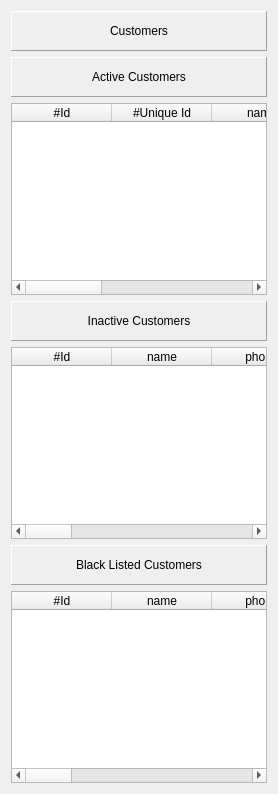
        <widget class="QWidget" name="cus02">
         <layout class="QVBoxLayout" name="verticalLayout_25">
          <item>
           <layout class="QHBoxLayout" name="horizontalLayout_52">
            <item>
             <widget class="QLabel" name="label_203">
              <property name="minimumSize">
               <size>
                <width>0</width>
                <height>40</height>
               </size>
              </property>
              <property name="styleSheet">
               <string notr="true"/>
              </property>
              <property name="frameShape">
               <enum>QFrame::Panel</enum>
              </property>
              <property name="frameShadow">
               <enum>QFrame::Raised</enum>
              </property>
              <property name="text">
               <string>Customers</string>
              </property>
              <property name="alignment">
               <set>Qt::AlignCenter</set>
              </property>
             </widget>
            </item>
           </layout>
          </item>
          <item>
           <widget class="QLabel" name="label_158">
            <property name="minimumSize">
             <size>
              <width>0</width>
              <height>40</height>
             </size>
            </property>
            <property name="styleSheet">
             <string notr="true"/>
            </property>
            <property name="frameShape">
             <enum>QFrame::Panel</enum>
            </property>
            <property name="frameShadow">
             <enum>QFrame::Raised</enum>
            </property>
            <property name="text">
             <string>Active Customers</string>
            </property>
            <property name="alignment">
             <set>Qt::AlignCenter</set>
            </property>
           </widget>
          </item>
          <item>
           <widget class="QTableWidget" name="tw_active_customers">
            <property name="styleSheet">
             <string notr="true">color: rgb(0, 0, 0);</string>
            </property>
            <column>
             <property name="text">
              <string>#Id</string>
             </property>
            </column>
            <column>
             <property name="text">
              <string>#Unique Id</string>
             </property>
            </column>
            <column>
             <property name="text">
              <string>name</string>
             </property>
            </column>
            <column>
             <property name="text">
              <string>type</string>
             </property>
            </column>
            <column>
             <property name="text">
              <string>phone</string>
             </property>
            </column>
            <column>
             <property name="text">
              <string>View/Edit</string>
             </property>
            </column>
           </widget>
          </item>
          <item>
           <widget class="QLabel" name="label_204">
            <property name="minimumSize">
             <size>
              <width>0</width>
              <height>40</height>
             </size>
            </property>
            <property name="styleSheet">
             <string notr="true"/>
            </property>
            <property name="frameShape">
             <enum>QFrame::Panel</enum>
            </property>
            <property name="frameShadow">
             <enum>QFrame::Raised</enum>
            </property>
            <property name="text">
             <string>Inactive Customers</string>
            </property>
            <property name="alignment">
             <set>Qt::AlignCenter</set>
            </property>
           </widget>
          </item>
          <item>
           <widget class="QTableWidget" name="tw_active_supervisors_2">
            <property name="styleSheet">
             <string notr="true">color: rgb(0, 0, 0);</string>
            </property>
            <column>
             <property name="text">
              <string>#Id</string>
             </property>
            </column>
            <column>
             <property name="text">
              <string>name</string>
             </property>
            </column>
            <column>
             <property name="text">
              <string>phone</string>
             </property>
            </column>
            <column>
             <property name="text">
              <string>email</string>
             </property>
            </column>
            <column>
             <property name="text">
              <string>username</string>
             </property>
            </column>
            <column>
             <property name="text">
              <string>description</string>
             </property>
            </column>
            <column>
             <property name="text">
              <string>status</string>
             </property>
            </column>
            <column>
             <property name="text">
              <string>managed on</string>
             </property>
            </column>
            <column>
             <property name="text">
              <string>managed by</string>
             </property>
            </column>
            <column>
             <property name="text">
              <string>view/edit</string>
             </property>
            </column>
           </widget>
          </item>
          <item>
           <widget class="QLabel" name="label_176">
            <property name="minimumSize">
             <size>
              <width>0</width>
              <height>40</height>
             </size>
            </property>
            <property name="styleSheet">
             <string notr="true"/>
            </property>
            <property name="frameShape">
             <enum>QFrame::Panel</enum>
            </property>
            <property name="frameShadow">
             <enum>QFrame::Raised</enum>
            </property>
            <property name="text">
             <string>Black Listed Customers</string>
            </property>
            <property name="alignment">
             <set>Qt::AlignCenter</set>
            </property>
           </widget>
          </item>
          <item>
           <widget class="QTableWidget" name="tw_active_admins_2">
            <property name="styleSheet">
             <string notr="true">color: rgb(0, 0, 0);</string>
            </property>
            <column>
             <property name="text">
              <string>#Id</string>
             </property>
            </column>
            <column>
             <property name="text">
              <string>name</string>
             </property>
            </column>
            <column>
             <property name="text">
              <string>phone</string>
             </property>
            </column>
            <column>
             <property name="text">
              <string>email</string>
             </property>
            </column>
            <column>
             <property name="text">
              <string>username</string>
             </property>
            </column>
            <column>
             <property name="text">
              <string>description</string>
             </property>
            </column>
            <column>
             <property name="text">
              <string>status</string>
             </property>
            </column>
            <column>
             <property name="text">
              <string>managed on</string>
             </property>
            </column>
            <column>
             <property name="text">
              <string>managed by</string>
             </property>
            </column>
            <column>
             <property name="text">
              <string>view/edit</string>
             </property>
            </column>
           </widget>
          </item>
         </layout>
        </widget>
